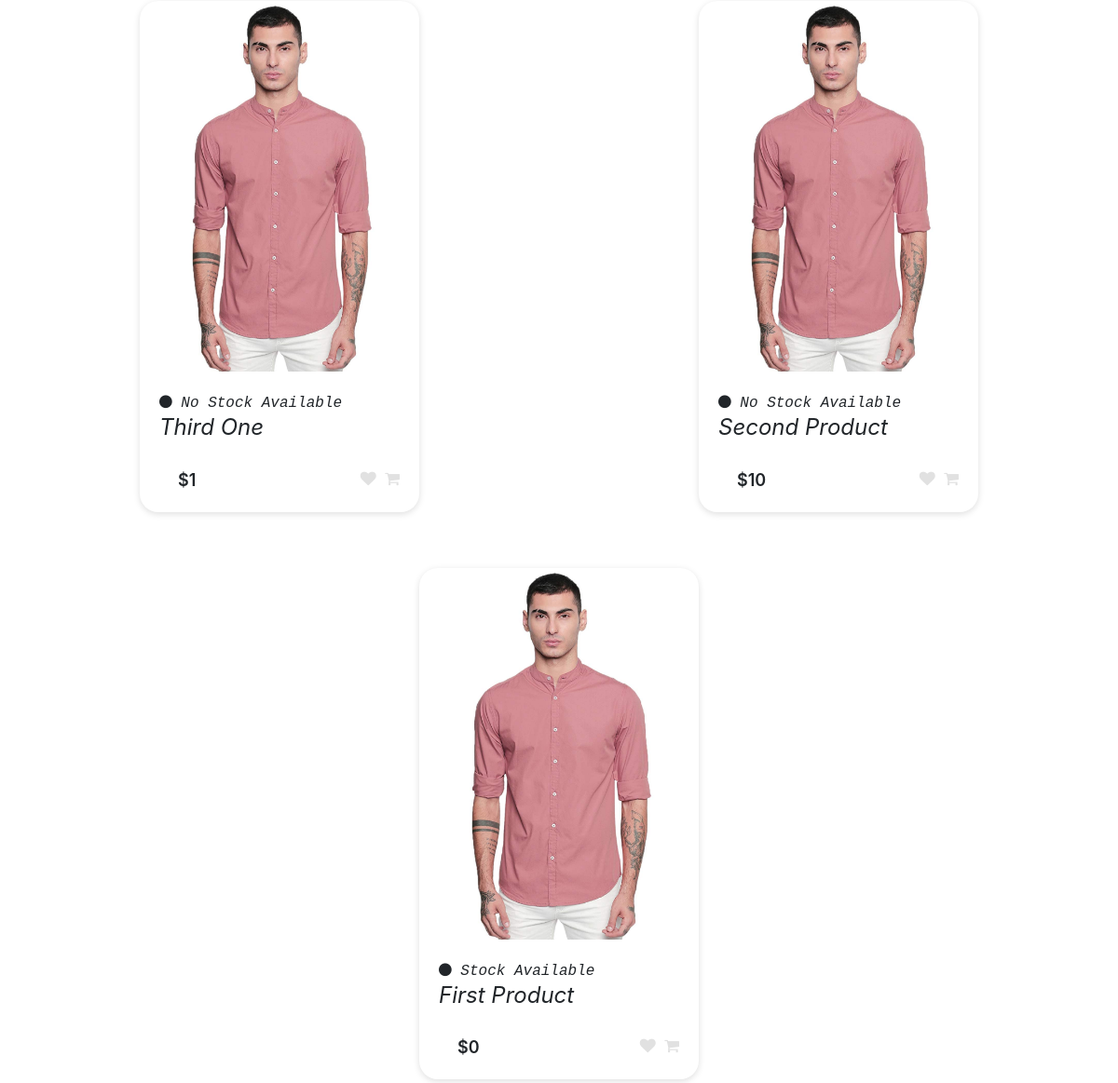
The app's page / (lower part), older data.
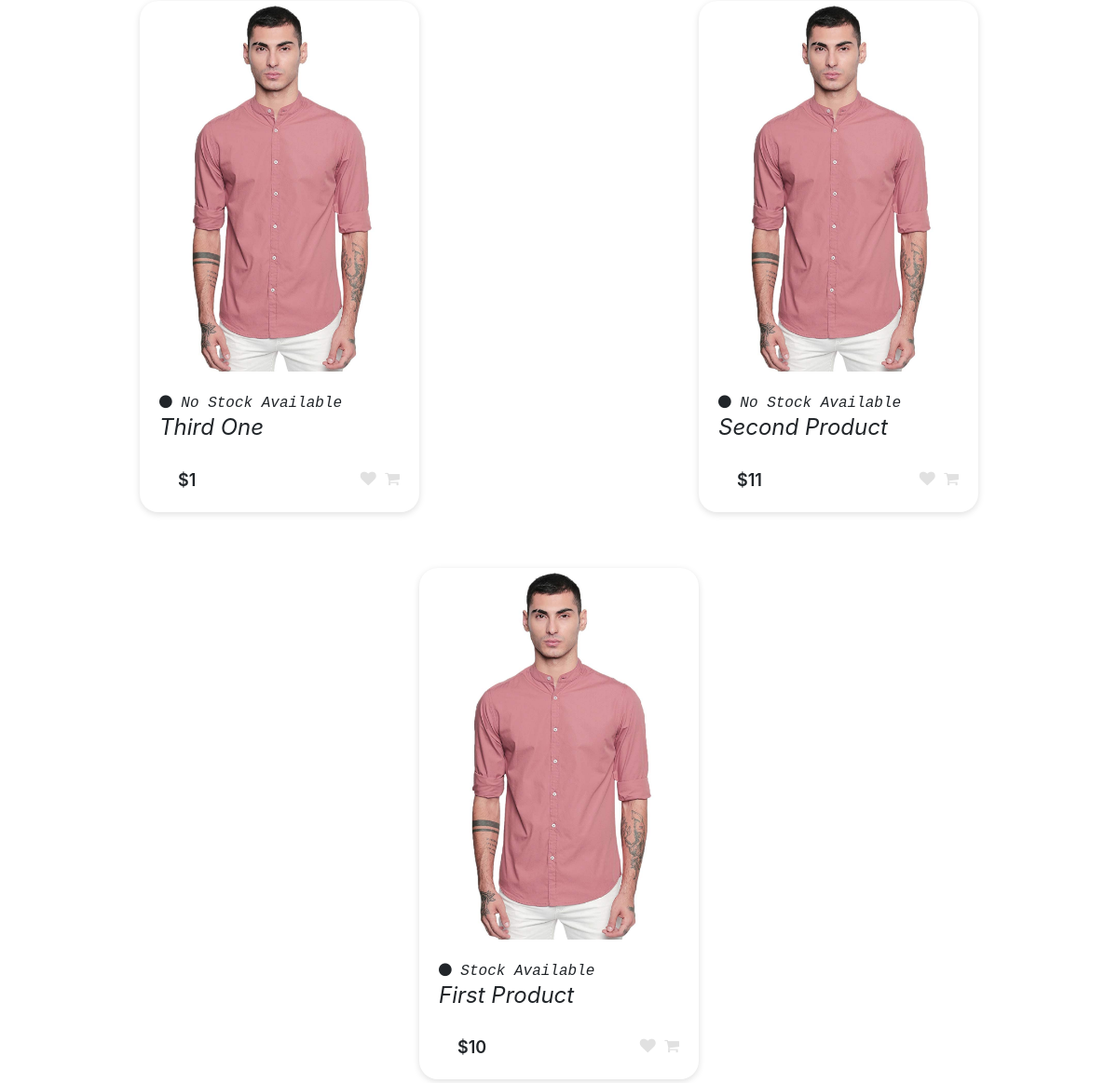
The same page, newer data.
### product/models.py (models this page shows, shortened)
class Product(models.Model):
    class StatusChoices(models.TextChoices):
        AVAILABLE="SA",_("Stock Available")
        OUTOFSTOCK="NSA",_("No Stock Available")
    id = models.UUIDField(primary_key=True, default=uuid.uuid4, editable=False)
    title=models.CharField(max_length=256)
    slug=models.SlugField(blank=True,null=True)
    description=models.TextField()
    image=models.ImageField(blank=True,null=True)
    status=models.CharField(max_length=3,choices=StatusChoices.choices,default=StatusChoices.AVAILABLE)
    published_date=models.DateTimeField(auto_now_add=True)
    price=models.IntegerField(default=0)
    wishlist_users=models.ManyToManyField(UserProfile,related_name="wishlist_products",blank=True)
    category=models.ForeignKey('Category',on_delete=models.SET_NULL,null=True)

### product/views.py (the view, shortened to what this page needs)
# urls.py: path('',HomeView.as_view(),name="home"),
class HomeView(ListView):
    model=Product
    template_name="product/home.html"
    paginate_by=20
    context_object_name='product_list'
    ordering=['-published_date']
    def get_queryset(self):
        return super().get_queryset()
    def get_context_data(self, **kwargs):
        data=super().get_context_data(**kwargs)
        return data

### templates/product/home.html (shortened to what this page needs)
{% extends "base.html" %}
{% load static %}
{% block head %}
    <link rel="stylesheet" href={% static 'css/product/home.css'%}>
{% endblock %}
{% block content %}
    <main class="page-content">
        <section class="product-card-set">
            {% for product in product_list %}
                <div class="product-card">
                    <a href={% url 'detail' product.slug %}>
                        <div class="product-tumb">
                            <img src={% static 'images/sample_product.jpg' %} alt=""/>
                        </div>
                    <div class="product-details">
                        <span class="product-status">  {{product.get_status_display}}</span>
                        <h4 class="product-title"><a href={% url 'detail' product.slug %}>{{product.title}}</a></h4>
                        <div class="product-bottom-details">
                            <div class="product-price">${{product.price}}</div>
                            <div class="product-links">
                                <a id="wishlist-button" href={% url 'add_to_wishlist' product.id %}>
                                    {% if product.is_wishlisted %}
                                        <i class="fa fa-heart yellow-wishlisted"></i>
                                    {% else %}
                                        <i class="fa fa-heart"></i>
                                    {% endif %}
                                <a href={% url 'add_to_cart' product.id %}>
                                    {% if product.is_in_cart %}
                                        <i class="fa fa-shopping-cart yellow-wishlisted"></i>
                                    {% else %}
                                        <i class="fa fa-shopping-cart"></i>
                                    {% endif %}
                            </div>
                        </div>
                    </div>
                </div>
            {% endfor %}
        </section>
    </main>
{% endblock %}

Row changes from the older to the newer data that the page shows:
changed Product "Second Product": price "10" → "11"
changed Product "First Product": price "0" → "10"
